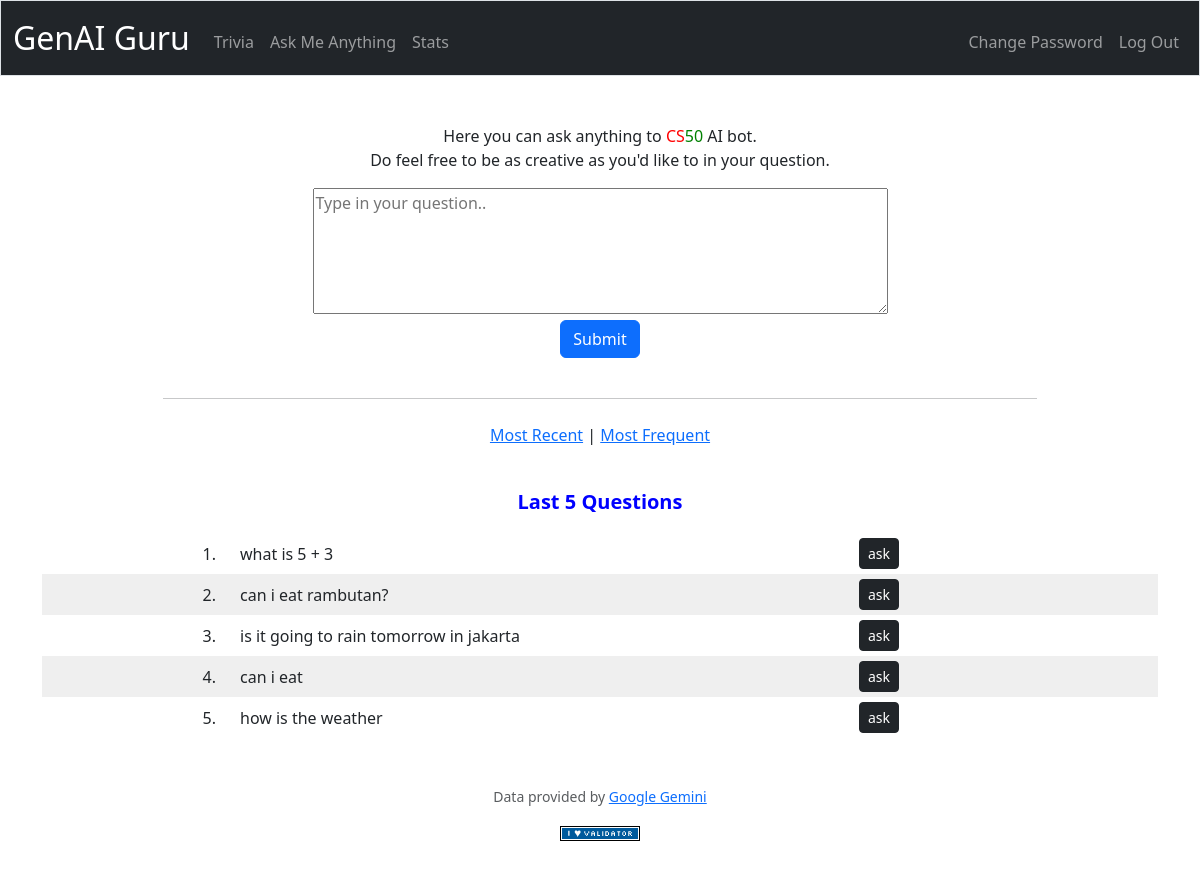
The app's page /ama (signed in), older data.
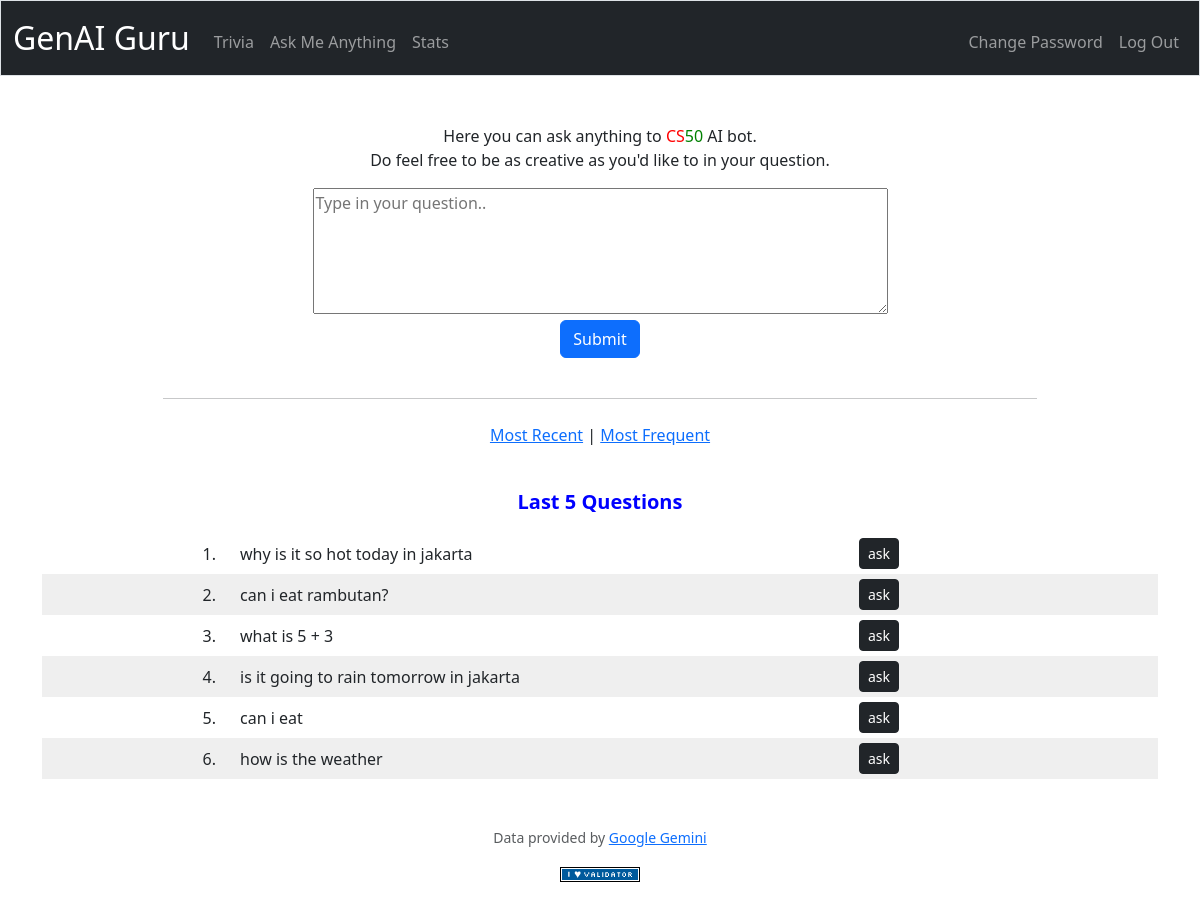
The same page, newer data.
### tables this page shows
CREATE TABLE history (
    id INTEGER PRIMARY KEY AUTOINCREMENT NOT NULL,
    user_id INTEGER NOT NULL,
    question TEXT NOT NULL,
    counter INTEGER NOT NULL DEFAULT 1,
    timestamp TIMESTAMP,
    FOREIGN KEY (user_id) REFERENCES users(id)
);

### app.py (the view, shortened to what this page needs)
@app.route("/ama", methods=["GET", "POST"])
@login_required
def ama():
    user_id = session["user_id"]
    if request.method == "POST":
        question = request.form.get("question").strip()
        if (question is None or len(question) == 0):
            return apology("Missing question!")
        response = fetch_ama_response(question)
        return render_template("ama_done.html", question=question, answer=markdown(response))
    else:
        questionid = request.args.get("questionid")
        if not questionid:
            type = request.args.get("type")
            orderby = "timestamp"
            if type == "frequent":
                orderby = "counter"
            rows = db.execute("SELECT id, question FROM history WHERE user_id=? ORDER BY %s DESC \
                              LIMIT ?" % orderby, user_id, MOST_RECENT_QUESTIONS)
            questions = []
            for row in rows:
                questions.append((row["id"], row["question"]))
            return render_template("ama.html", questions=questions)

### app.py (called while the page is built)
@app.after_request
def after_request(response):
    response.headers["Cache-Control"] = "no-cache, no-store, must-revalidate"
    response.headers["Expires"] = 0
    response.headers["Pragma"] = "no-cache"
    return response

### helpers.py (called while the page is built)
def login_required(f):
    @wraps(f)
    def decorated_function(*args, **kwargs):
        if session.get("user_id") is None:
            return redirect("/login")
        return f(*args, **kwargs)
    return decorated_function

### templates/ama.html (shortened to what this page needs)
{% extends "layout.html" %}
{% block main %}
<div class="container-fluid">
    Here you can ask anything to <span class="red">CS</span><span class="green">50</span> AI bot.
    <br>Do feel free to be as creative as you'd like to in your question.
    <form action="/ama" method="POST">
      <textarea name="question" cols=60 rows=5 placeholder="Type in your question.."></textarea>
      <p><button type="submit" class="btn btn-primary">Submit</button></p>
    </form>
    <br>
</div>
<div class="container">
  <hr>
  <br>
  <p><a href="/ama">Most Recent</a> |
    <a href="/ama?type=frequent">Most Frequent</a>
  </p>
  <br>
  <p class="title">Last 5 Questions</p>
  {% for qq in questions %}
    <div class="row row-striped align-items-center">
        <div class="col-md-2 text-end">{{loop.index}}. </div>
        <div class="col-md-6 text-start">{{qq[1]}}</div>
        <div class="col-md-2"><a href="ama?questionid={{qq[0]}}" class="btn-sm btn btn-dark" style="margin: 5px">ask</a></div>
    </div>
  {% endfor %}
</div>
{% endblock %}

### templates/layout.html (shortened to what this page needs)
<!DOCTYPE html>
<html lang="en">
    <head>
        <link href="https://cdn.jsdelivr.net/npm/bootstrap@5.3.3/dist/css/bootstrap.min.css" rel="stylesheet">
        <link href="/static/styles.css" rel="stylesheet">
    </head>
    <body>
        <nav class="bg-dark border navbar navbar-expand-md navbar-dark">
            <div class="container-fluid">
                <a class="navbar-brand" href="/"><span class="dark-gray">GenAI Guru</span></a>
                <div class="collapse navbar-collapse" id="navbar">
                    {% if session["user_id"] %}
                        <ul class="navbar-nav me-auto mt-2">
                            <li class="nav-item"><a class="nav-link" href="/trivia">Trivia</a></li>
                            <li class="nav-item"><a class="nav-link" href="/ama">Ask Me Anything</a></li>
                            <li class="nav-item"><a class="nav-link" href="/stats">Stats</a></li>
                        </ul>
                        <ul class="navbar-nav ms-auto mt-2">
                            <li class="nav-item"><a class="nav-link" href="/chgpwd">Change Password</a></li>
                            <li class="nav-item"><a class="nav-link" href="/logout">Log Out</a></li>
                        </ul>
                    {% else %}
                        <ul class="navbar-nav ms-auto mt-2">
                            <li class="nav-item"><a class="nav-link" href="/register">Register</a></li>
                            <li class="nav-item"><a class="nav-link" href="/login">Log In</a></li>
                        </ul>
                    {% endif %}
                </div>
            </div>
        </nav>
        <main class="container py-5 text-center">
            {% block main %}{% endblock %}
        </main>
        <footer class="mb-5">
            <p class="mb-3 small text-center text-muted">
                Data provided by <a href="https://gemini.google.com/">Google Gemini</a>
            </p>
            <form action="https://validator.w3.org/check" class="text-center" enctype="multipart/form-data" method="post" target="_blank">
                <input alt="Validate" src="/static/I_heart_validator.png" type="image">
            </form>
        </footer>
    </body>
</html>

### static/styles.css (style rules this page uses)
nav .navbar-brand { font-size: xx-large; }
.row-striped:nth-of-type(even) { background-color: #efefef; }
.row-striped:nth-of-type(odd) { background-color: #ffffff; }
.green { color: green; }
.red { color: red; }
.title { font-size: 20px; font-weight: bold; color: blue; }
hr { width: 80%; margin: 0 auto; }

Row changes from the older to the newer data that the page shows:
added history: question "why is it so hot today in jakarta"
changed history "can i eat rambutan?": moves up the list
